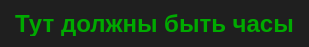
<?xml version="1.0" encoding="UTF-8"?>
<ui version="4.0">
 <class>MainWindow</class>
 <widget class="QMainWindow" name="MainWindow">
  <property name="geometry">
   <rect>
    <x>0</x>
    <y>0</y>
    <width>309</width>
    <height>47</height>
   </rect>
  </property>
  <property name="minimumSize">
   <size>
    <width>309</width>
    <height>47</height>
   </size>
  </property>
  <property name="maximumSize">
   <size>
    <width>309</width>
    <height>47</height>
   </size>
  </property>
  <property name="windowTitle">
   <string>Простые часы с датой</string>
  </property>
  <property name="styleSheet">
   <string notr="true">color: rgb(0, 170, 0);
background-color: rgb(31, 31, 31);</string>
  </property>
  <widget class="QWidget" name="centralWidget">
   <layout class="QHBoxLayout" name="horizontalLayout">
    <item>
     <widget class="QLabel" name="label">
      <property name="font">
       <font>
        <pointsize>18</pointsize>
        <weight>75</weight>
        <bold>true</bold>
       </font>
      </property>
      <property name="styleSheet">
       <string notr="true"/>
      </property>
      <property name="text">
       <string>Тут должны быть часы</string>
      </property>
      <property name="alignment">
       <set>Qt::AlignCenter</set>
      </property>
     </widget>
    </item>
   </layout>
  </widget>
 </widget>
 <layoutdefault spacing="6" margin="11"/>
 <resources/>
 <connections/>
</ui>
